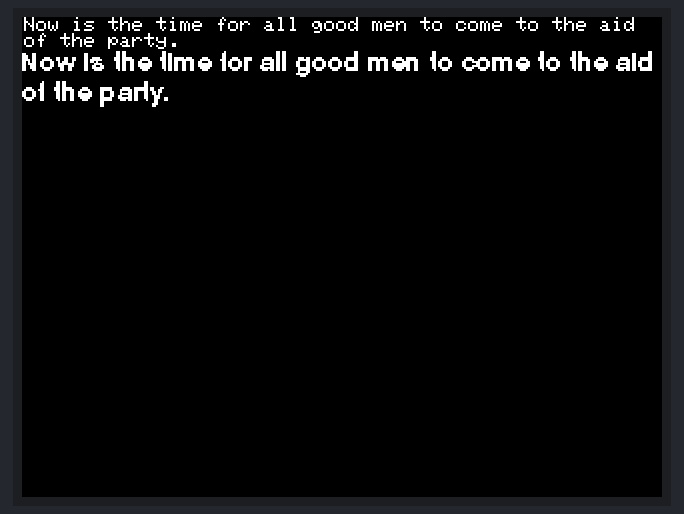
A program run on a simulated ESP32 board running MicroPython. On the bench: 320×240 colour display. Library files of the repository ran but are not shown: ili934xnew.py, tt14.py, glcdfont.py, tt24.py, tt32.py. At 2.3 s the program stops and its outputs stay as they are.

Above: at 0.8 s.
At 1.5 s:
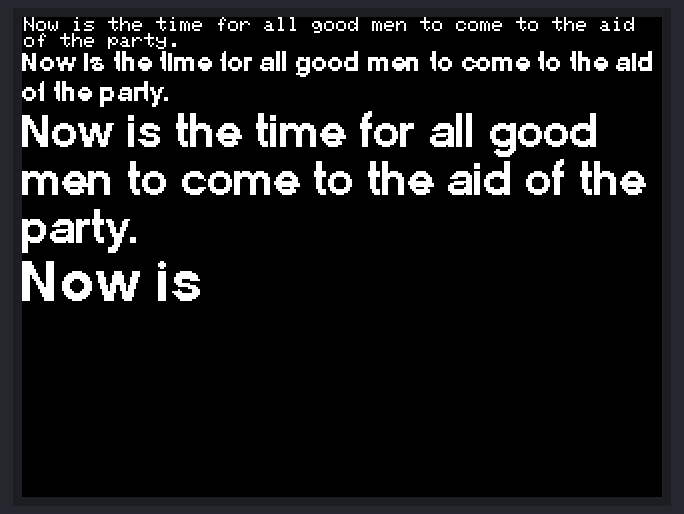
At 2.3 s:
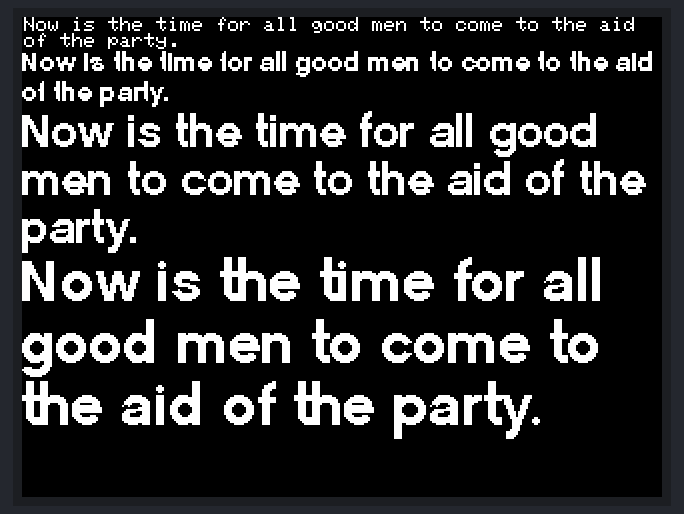

Measured:
- what the display in image 0 shows lasts 0.7 s, from 0.7 s to 1.4 s

The program:

main.py
```python
# (licence header left out)
from ili934xnew import ILI9341, color565
from machine import Pin, SPI
import m5stack
import tt14
import glcdfont
import tt14
import tt24
import tt32

fonts = [glcdfont,tt14,tt24,tt32]

text = 'Now is the time for all good men to come to the aid of the party.'

power = Pin(m5stack.TFT_LED_PIN, Pin.OUT)
power.value(1)

spi = SPI(
    2,
    baudrate=20000000,	# was 40000000 - could be 55000000 (write) or 20000000 (read)
    miso=Pin(m5stack.TFT_MISO_PIN),
    mosi=Pin(m5stack.TFT_MOSI_PIN),
    sck=Pin(m5stack.TFT_CLK_PIN))

display = ILI9341(
    spi,
    cs=Pin(m5stack.TFT_CS_PIN),
    dc=Pin(m5stack.TFT_DC_PIN),
    rst=Pin(m5stack.TFT_RST_PIN),
    w=320,
    h=240,
    r=3)

display.erase()
display.set_pos(0,0)
for ff in fonts:
    display.set_font(ff)
    display.print(text)
```

m5stack.py
```python
# (licence header left out)
from micropython import const

BUTTON_A_PIN = const(39)	# was 39
BUTTON_B_PIN = const(38)	# was 38
BUTTON_C_PIN = const(37)	# was 37
SPEAKER_PIN = const(26)		# was 25

TFT_LED_PIN = const(27)		# was 32
TFT_DC_PIN = const(2)		# was 27
TFT_CS_PIN = const(15)		# was 14
TFT_MOSI_PIN = const(13)	# was 23
TFT_CLK_PIN = const(14)		# was 18
TFT_RST_PIN = const(17)		# was 33
TFT_MISO_PIN = const(12) 	# was 19

# See /home/cnd/Downloads/Arduino/2.4inch_ESP32-2432S024/1-Demo/Demo_Arduino/Factory_samples_Capacitive_touch_with_OTA/User_Setup.h

#define ESP32_DMA
#define TFT_MISO 12
#define TFT_MOSI 13 // In some display driver board, it might be written as "SDA" and so on.
#define TFT_SCLK 14
#define TFT_CS   15  // Chip select control pin
#define TFT_DC   2  // Data Command control pin
#define TFT_RST  -1  // Reset pin (could connect to Arduino RESET pin)
#define TFT_BL   27  // LED back-light

#define TOUCH_CS 33     // Chip select pin (T_CS) of touch screen


#define SPI_FREQUENCY  55000000 // STM32 SPI1 only (SPI2 maximum is 27MHz)
# Optional reduced SPI frequency for reading TFT
#define SPI_READ_FREQUENCY  20000000
# The XPT2046 requires a lower SPI clock rate of 2.5MHz so we define that here:
#define SPI_TOUCH_FREQUENCY  2500000  //2500000
```
